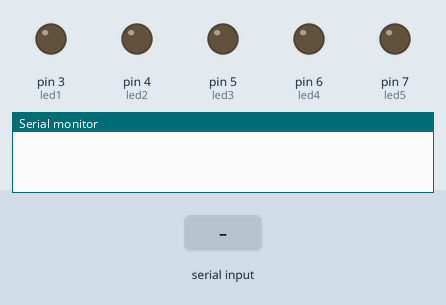
A sketch run on a simulated Arduino Uno, built with avr-gcc and run on an emulated ATmega328P. Shown: output pins drawn as LEDs (lit = HIGH), the last lines printed to the serial monitor. Inputs (shaded band) come from the test bench.

Above: at 1.2 s.
1.3 s: "1" received over Serial
At 1.8 s:
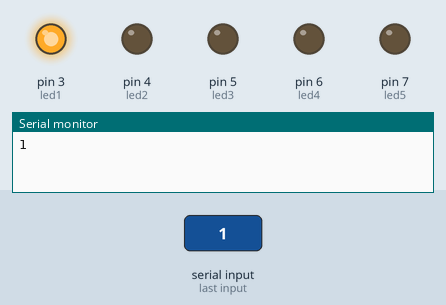
2.8 s: "2" received over Serial
At 4.0 s:
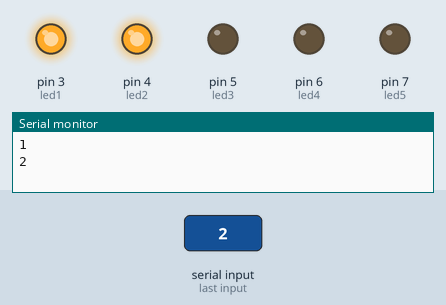
4.3 s: "3" received over Serial
At 5.3 s:
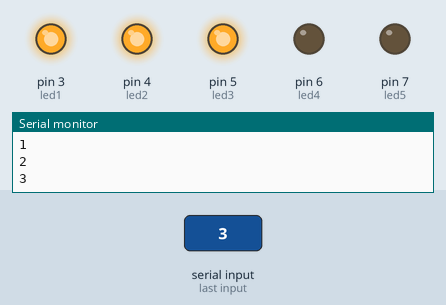
5.8 s: "4" received over Serial
At 6.5 s:
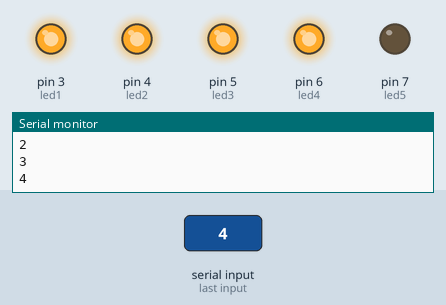
7.3 s: "5" received over Serial
At 7.6 s:
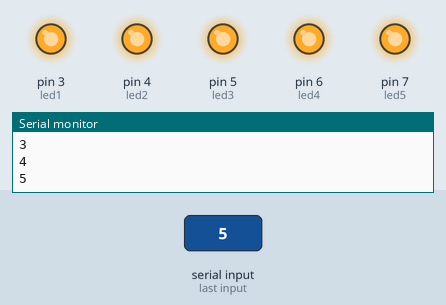
8.8 s: "0" received over Serial
At 10.0 s:
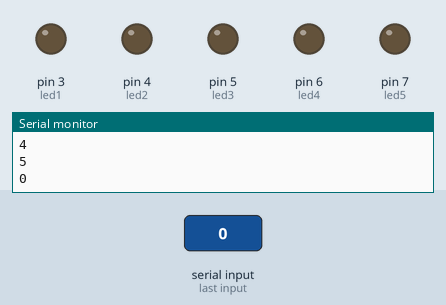
Timing chart, 0 to 11.3 s (numbered marks = the images above; inputs shaded):
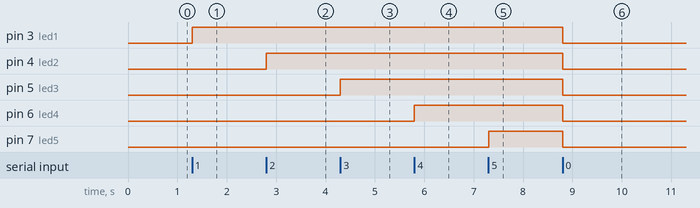

The sketch:

Simple_Bluetooth.ino
```cpp
char val;

#define led1 3
#define led2 4
#define led3 5
#define led4 6
#define led5 7
void setup() {
  // put your setup code here, to run once:
Serial.begin(9600);
  pinMode(led1,OUTPUT);
  pinMode(led2,OUTPUT);
  pinMode(led3,OUTPUT);
  pinMode(led4,OUTPUT);
  pinMode(led5,OUTPUT);
}


void loop() {
  if(Serial.available()){
    val = Serial.read();
    Serial.println(val);
    if(val == '1'){
      digitalWrite(led1,true);
    }
    if(val == '2'){
      digitalWrite(led2,true);
    }
    if(val == '3'){
      digitalWrite(led3,true);
    }
    if(val == '4'){
      digitalWrite(led4,true);
    }
    if(val == '5'){
      digitalWrite(led5,true);
    }
    if(val == '0'){
      digitalWrite(led1,false);
      digitalWrite(led2,false);
      digitalWrite(led3,false);
      digitalWrite(led4,false);
      digitalWrite(led5,false);
    }
  }
}
```

Measured:
- after the input at 1.3 s, pin 3 (led1): LOW → HIGH at once
- after the input at 2.8 s, pin 4 (led2): LOW → HIGH at once
- after the input at 4.3 s, pin 5 (led3): LOW → HIGH at once
- after the input at 5.8 s, pin 6 (led4): LOW → HIGH at once
- after the input at 7.3 s, pin 7 (led5): LOW → HIGH at once
- after the input at 8.8 s, pin 3 (led1), pin 4 (led2), pin 5 (led3), pin 6 (led4), pin 7 (led5): HIGH → LOW at once
